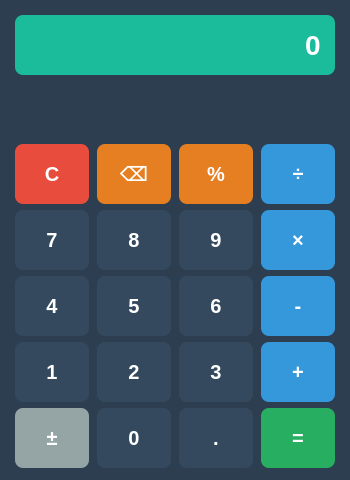
<?xml version="1.0" encoding="UTF-8"?>
<ui version="4.0">
 <class>SecondWindow</class>
 <widget class="QWidget" name="SecondWindow">
  <property name="geometry">
   <rect>
    <x>0</x>
    <y>0</y>
    <width>350</width>
    <height>480</height>
   </rect>
  </property>
  <property name="minimumSize">
   <size>
    <width>350</width>
    <height>480</height>
   </size>
  </property>
  <property name="maximumSize">
   <size>
    <width>350</width>
    <height>480</height>
   </size>
  </property>
  <property name="windowTitle">
   <string>计算器 - Second Window</string>
  </property>
  <property name="styleSheet">
   <string notr="true">QWidget {
    background-color: #2c3e50;
}</string>
  </property>
  <layout class="QVBoxLayout" name="mainLayout">
   <property name="spacing">
    <number>10</number>
   </property>
   <property name="leftMargin">
    <number>15</number>
   </property>
   <property name="topMargin">
    <number>15</number>
   </property>
   <property name="rightMargin">
    <number>15</number>
   </property>
   <property name="bottomMargin">
    <number>15</number>
   </property>
   <item>
    <widget class="QLineEdit" name="displayEdit">
     <property name="minimumSize">
      <size>
       <width>0</width>
       <height>60</height>
      </size>
     </property>
     <property name="styleSheet">
      <string notr="true">QLineEdit {
    border: none;
    border-radius: 8px;
    background-color: #1abc9c;
    color: white;
    font-size: 28px;
    font-weight: bold;
    padding: 10px;
}</string>
     </property>
     <property name="text">
      <string>0</string>
     </property>
     <property name="maxLength">
      <number>32767</number>
     </property>
     <property name="alignment">
      <set>Qt::AlignRight|Qt::AlignTrailing|Qt::AlignVCenter</set>
     </property>
     <property name="readOnly">
      <bool>true</bool>
     </property>
    </widget>
   </item>
   <item>
    <widget class="QLabel" name="operationLabel">
     <property name="styleSheet">
      <string notr="true">QLabel {
    color: #95a5a6;
    font-size: 14px;
    padding: 5px;
}</string>
     </property>
     <property name="text">
      <string/>
     </property>
     <property name="alignment">
      <set>Qt::AlignRight|Qt::AlignTrailing|Qt::AlignVCenter</set>
     </property>
    </widget>
   </item>
   <item>
    <widget class="QLabel" name="statusLabel">
     <property name="styleSheet">
      <string notr="true">QLabel {
    color: #7f8c8d;
    font-size: 11px;
}</string>
     </property>
     <property name="text">
      <string/>
     </property>
     <property name="alignment">
      <set>Qt::AlignLeading|Qt::AlignLeft|Qt::AlignVCenter</set>
     </property>
    </widget>
   </item>
   <item>
    <layout class="QGridLayout" name="buttonLayout">
     <property name="spacing">
      <number>8</number>
     </property>
     <item row="0" column="0">
      <widget class="QPushButton" name="clearButton">
       <property name="minimumSize">
        <size>
         <width>60</width>
         <height>60</height>
        </size>
       </property>
       <property name="styleSheet">
        <string notr="true">QPushButton {
    border: none;
    border-radius: 8px;
    background-color: #e74c3c;
    color: white;
    font-size: 20px;
    font-weight: bold;
}
QPushButton:hover { background-color: #c0392b; }
QPushButton:pressed { background-color: #922b21; }</string>
       </property>
       <property name="text">
        <string>C</string>
       </property>
      </widget>
     </item>
     <item row="0" column="1">
      <widget class="QPushButton" name="backspaceButton">
       <property name="minimumSize">
        <size>
         <width>60</width>
         <height>60</height>
        </size>
       </property>
       <property name="styleSheet">
        <string notr="true">QPushButton {
    border: none;
    border-radius: 8px;
    background-color: #e67e22;
    color: white;
    font-size: 20px;
    font-weight: bold;
}
QPushButton:hover { background-color: #d35400; }
QPushButton:pressed { background-color: #a04000; }</string>
       </property>
       <property name="text">
        <string>⌫</string>
       </property>
      </widget>
     </item>
     <item row="0" column="2">
      <widget class="QPushButton" name="percentButton">
       <property name="minimumSize">
        <size>
         <width>60</width>
         <height>60</height>
        </size>
       </property>
       <property name="styleSheet">
        <string notr="true">QPushButton {
    border: none;
    border-radius: 8px;
    background-color: #e67e22;
    color: white;
    font-size: 20px;
    font-weight: bold;
}
QPushButton:hover { background-color: #d35400; }
QPushButton:pressed { background-color: #a04000; }</string>
       </property>
       <property name="text">
        <string>%</string>
       </property>
      </widget>
     </item>
     <item row="0" column="3">
      <widget class="QPushButton" name="divideButton">
       <property name="minimumSize">
        <size>
         <width>60</width>
         <height>60</height>
        </size>
       </property>
       <property name="styleSheet">
        <string notr="true">QPushButton {
    border: none;
    border-radius: 8px;
    background-color: #3498db;
    color: white;
    font-size: 20px;
    font-weight: bold;
}
QPushButton:hover { background-color: #2980b9; }
QPushButton:pressed { background-color: #21618c; }</string>
       </property>
       <property name="text">
        <string>÷</string>
       </property>
       <property name="checkable">
        <bool>true</bool>
       </property>
      </widget>
     </item>
     <item row="1" column="0">
      <widget class="QPushButton" name="digit7">
       <property name="minimumSize">
        <size>
         <width>60</width>
         <height>60</height>
        </size>
       </property>
       <property name="styleSheet">
        <string notr="true">QPushButton {
    border: none;
    border-radius: 8px;
    background-color: #34495e;
    color: white;
    font-size: 20px;
    font-weight: bold;
}
QPushButton:hover { background-color: #455d75; }
QPushButton:pressed { background-color: #2c3e50; }</string>
       </property>
       <property name="text">
        <string>7</string>
       </property>
      </widget>
     </item>
     <item row="1" column="1">
      <widget class="QPushButton" name="digit8">
       <property name="minimumSize">
        <size>
         <width>60</width>
         <height>60</height>
        </size>
       </property>
       <property name="styleSheet">
        <string notr="true">QPushButton {
    border: none;
    border-radius: 8px;
    background-color: #34495e;
    color: white;
    font-size: 20px;
    font-weight: bold;
}
QPushButton:hover { background-color: #455d75; }
QPushButton:pressed { background-color: #2c3e50; }</string>
       </property>
       <property name="text">
        <string>8</string>
       </property>
      </widget>
     </item>
     <item row="1" column="2">
      <widget class="QPushButton" name="digit9">
       <property name="minimumSize">
        <size>
         <width>60</width>
         <height>60</height>
        </size>
       </property>
       <property name="styleSheet">
        <string notr="true">QPushButton {
    border: none;
    border-radius: 8px;
    background-color: #34495e;
    color: white;
    font-size: 20px;
    font-weight: bold;
}
QPushButton:hover { background-color: #455d75; }
QPushButton:pressed { background-color: #2c3e50; }</string>
       </property>
       <property name="text">
        <string>9</string>
       </property>
      </widget>
     </item>
     <item row="1" column="3">
      <widget class="QPushButton" name="multiplyButton">
       <property name="minimumSize">
        <size>
         <width>60</width>
         <height>60</height>
        </size>
       </property>
       <property name="styleSheet">
        <string notr="true">QPushButton {
    border: none;
    border-radius: 8px;
    background-color: #3498db;
    color: white;
    font-size: 20px;
    font-weight: bold;
}
QPushButton:hover { background-color: #2980b9; }
QPushButton:pressed { background-color: #21618c; }</string>
       </property>
       <property name="text">
        <string>×</string>
       </property>
       <property name="checkable">
        <bool>true</bool>
       </property>
      </widget>
     </item>
     <item row="2" column="0">
      <widget class="QPushButton" name="digit4">
       <property name="minimumSize">
        <size>
         <width>60</width>
         <height>60</height>
        </size>
       </property>
       <property name="styleSheet">
        <string notr="true">QPushButton {
    border: none;
    border-radius: 8px;
    background-color: #34495e;
    color: white;
    font-size: 20px;
    font-weight: bold;
}
QPushButton:hover { background-color: #455d75; }
QPushButton:pressed { background-color: #2c3e50; }</string>
       </property>
       <property name="text">
        <string>4</string>
       </property>
      </widget>
     </item>
     <item row="2" column="1">
      <widget class="QPushButton" name="digit5">
       <property name="minimumSize">
        <size>
         <width>60</width>
         <height>60</height>
        </size>
       </property>
       <property name="styleSheet">
        <string notr="true">QPushButton {
    border: none;
    border-radius: 8px;
    background-color: #34495e;
    color: white;
    font-size: 20px;
    font-weight: bold;
}
QPushButton:hover { background-color: #455d75; }
QPushButton:pressed { background-color: #2c3e50; }</string>
       </property>
       <property name="text">
        <string>5</string>
       </property>
      </widget>
     </item>
     <item row="2" column="2">
      <widget class="QPushButton" name="digit6">
       <property name="minimumSize">
        <size>
         <width>60</width>
         <height>60</height>
        </size>
       </property>
       <property name="styleSheet">
        <string notr="true">QPushButton {
    border: none;
    border-radius: 8px;
    background-color: #34495e;
    color: white;
    font-size: 20px;
    font-weight: bold;
}
QPushButton:hover { background-color: #455d75; }
QPushButton:pressed { background-color: #2c3e50; }</string>
       </property>
       <property name="text">
        <string>6</string>
       </property>
      </widget>
     </item>
     <item row="2" column="3">
      <widget class="QPushButton" name="subtractButton">
       <property name="minimumSize">
        <size>
         <width>60</width>
         <height>60</height>
        </size>
       </property>
       <property name="styleSheet">
        <string notr="true">QPushButton {
    border: none;
    border-radius: 8px;
    background-color: #3498db;
    color: white;
    font-size: 20px;
    font-weight: bold;
}
QPushButton:hover { background-color: #2980b9; }
QPushButton:pressed { background-color: #21618c; }</string>
       </property>
       <property name="text">
        <string>-</string>
       </property>
       <property name="checkable">
        <bool>true</bool>
       </property>
      </widget>
     </item>
     <item row="3" column="0">
      <widget class="QPushButton" name="digit1">
       <property name="minimumSize">
        <size>
         <width>60</width>
         <height>60</height>
        </size>
       </property>
       <property name="styleSheet">
        <string notr="true">QPushButton {
    border: none;
    border-radius: 8px;
    background-color: #34495e;
    color: white;
    font-size: 20px;
    font-weight: bold;
}
QPushButton:hover { background-color: #455d75; }
QPushButton:pressed { background-color: #2c3e50; }</string>
       </property>
       <property name="text">
        <string>1</string>
       </property>
      </widget>
     </item>
     <item row="3" column="1">
      <widget class="QPushButton" name="digit2">
       <property name="minimumSize">
        <size>
         <width>60</width>
         <height>60</height>
        </size>
       </property>
       <property name="styleSheet">
        <string notr="true">QPushButton {
    border: none;
    border-radius: 8px;
    background-color: #34495e;
    color: white;
    font-size: 20px;
    font-weight: bold;
}
QPushButton:hover { background-color: #455d75; }
QPushButton:pressed { background-color: #2c3e50; }</string>
       </property>
       <property name="text">
        <string>2</string>
       </property>
      </widget>
     </item>
     <item row="3" column="2">
      <widget class="QPushButton" name="digit3">
       <property name="minimumSize">
        <size>
         <width>60</width>
         <height>60</height>
        </size>
       </property>
       <property name="styleSheet">
        <string notr="true">QPushButton {
    border: none;
    border-radius: 8px;
    background-color: #34495e;
    color: white;
    font-size: 20px;
    font-weight: bold;
}
QPushButton:hover { background-color: #455d75; }
QPushButton:pressed { background-color: #2c3e50; }</string>
       </property>
       <property name="text">
        <string>3</string>
       </property>
      </widget>
     </item>
     <item row="3" column="3">
      <widget class="QPushButton" name="addButton">
       <property name="minimumSize">
        <size>
         <width>60</width>
         <height>60</height>
        </size>
       </property>
       <property name="styleSheet">
        <string notr="true">QPushButton {
    border: none;
    border-radius: 8px;
    background-color: #3498db;
    color: white;
    font-size: 20px;
    font-weight: bold;
}
QPushButton:hover { background-color: #2980b9; }
QPushButton:pressed { background-color: #21618c; }</string>
       </property>
       <property name="text">
        <string>+</string>
       </property>
       <property name="checkable">
        <bool>true</bool>
       </property>
      </widget>
     </item>
     <item row="4" column="0">
      <widget class="QPushButton" name="plusMinusButton">
       <property name="minimumSize">
        <size>
         <width>60</width>
         <height>60</height>
        </size>
       </property>
       <property name="styleSheet">
        <string notr="true">QPushButton {
    border: none;
    border-radius: 8px;
    background-color: #95a5a6;
    color: white;
    font-size: 20px;
    font-weight: bold;
}
QPushButton:hover { background-color: #7f8c8d; }
QPushButton:pressed { background-color: #616a6b; }</string>
       </property>
       <property name="text">
        <string>±</string>
       </property>
      </widget>
     </item>
     <item row="4" column="1">
      <widget class="QPushButton" name="digit0">
       <property name="minimumSize">
        <size>
         <width>60</width>
         <height>60</height>
        </size>
       </property>
       <property name="styleSheet">
        <string notr="true">QPushButton {
    border: none;
    border-radius: 8px;
    background-color: #34495e;
    color: white;
    font-size: 20px;
    font-weight: bold;
}
QPushButton:hover { background-color: #455d75; }
QPushButton:pressed { background-color: #2c3e50; }</string>
       </property>
       <property name="text">
        <string>0</string>
       </property>
      </widget>
     </item>
     <item row="4" column="2">
      <widget class="QPushButton" name="dotButton">
       <property name="minimumSize">
        <size>
         <width>60</width>
         <height>60</height>
        </size>
       </property>
       <property name="styleSheet">
        <string notr="true">QPushButton {
    border: none;
    border-radius: 8px;
    background-color: #34495e;
    color: white;
    font-size: 20px;
    font-weight: bold;
}
QPushButton:hover { background-color: #455d75; }
QPushButton:pressed { background-color: #2c3e50; }</string>
       </property>
       <property name="text">
        <string>.</string>
       </property>
      </widget>
     </item>
     <item row="4" column="3">
      <widget class="QPushButton" name="equalButton">
       <property name="minimumSize">
        <size>
         <width>60</width>
         <height>60</height>
        </size>
       </property>
       <property name="styleSheet">
        <string notr="true">QPushButton {
    border: none;
    border-radius: 8px;
    background-color: #27ae60;
    color: white;
    font-size: 20px;
    font-weight: bold;
}
QPushButton:hover { background-color: #229954; }
QPushButton:pressed { background-color: #1e8449; }</string>
       </property>
       <property name="text">
        <string>=</string>
       </property>
      </widget>
     </item>
    </layout>
   </item>
  </layout>
 </widget>
 <resources/>
 <connections/>
</ui>
